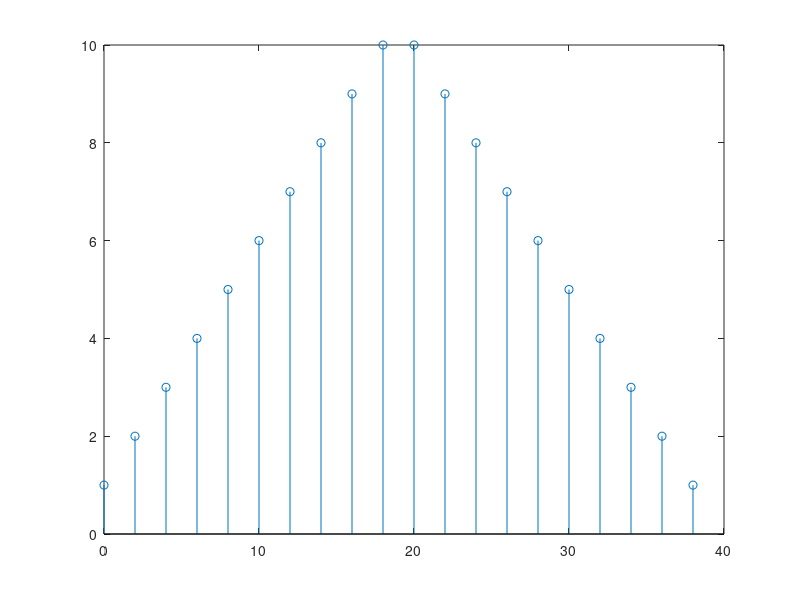

Reproduce this figure in MATLAB. (Note: this script raises an error after producing the figure.)
%prova funzione2 usata come interpolatore
%settare il parametro delta oppure direttamente k

clear all
close all

delta = 0.4; 
k = (1-delta) / (1+delta);

x = [1,2,3,4,5,6,7,8,9,10,10,9,8,7,6,5,4,3,2,1]; %segnale triangolare
tx = 0:2:2*(length(x)-1);
figure;stem(tx,x);

y = funzione1(x,k,0);

y(:,1) = []; %cancellazione primo elemento 

ty = 1:2:2*length(y);

hold on;stem(ty,y);